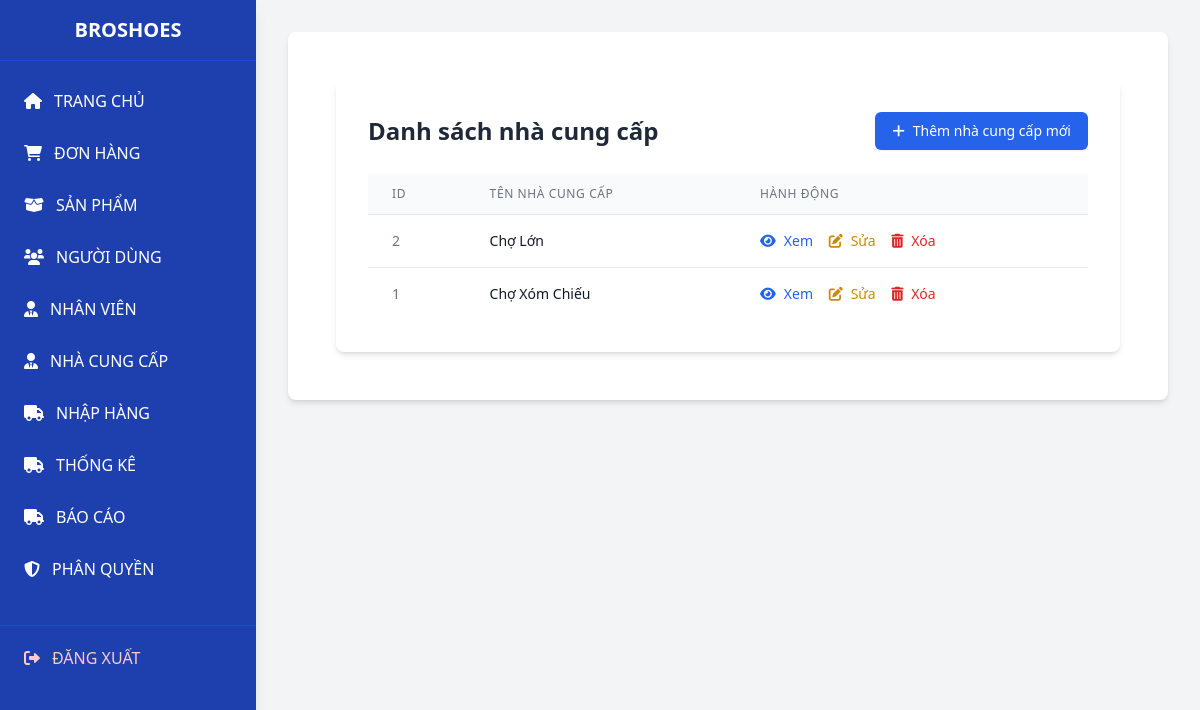
The app's page /admin/admin.php?page=suppliers&action=list (signed in) with its own data.
### tables this page shows
CREATE TABLE `supplier` (
  `SupplierID` int(11) NOT NULL,
  `SupplierName` varchar(100) NOT NULL
);

### admin/models/Supplier.php (called while the page is built, shortened)
<?php
    class Supplier {
        private $db;
        public function __construct($db) {
            $this->db = $db;
        }
        public function getAll() {
            $query = "SELECT * FROM supplier ORDER BY SupplierID DESC";
            $stmt = $this->db->prepare($query);
            $stmt->execute();
            return $stmt->fetchAll(PDO::FETCH_ASSOC);
        }
    }

### admin/models/Permission.php (called while the page is built, shortened)
<?php
    class Permission {
        private $db;
        public function __construct($db) {
            $this->db = $db;
        }
        public function getPermissionsByRole($RoleID) {
            $query = "SELECT ma_quyen FROM quyen WHERE id IN (SELECT id_quyen FROM chitiet_vaitro_quyen WHERE id_vaitro = :roleID)";
            $stmt = $this->db->prepare($query);
            $stmt->bindParam(':roleID', $RoleID, PDO::PARAM_INT);
            $stmt->execute();
            return $stmt->fetchAll(PDO::FETCH_COLUMN, 0);
        }
    }

### admin/views/suppliers/list.php (the view, shortened to what this page needs)
<?php
function renderButton($text, $href = '#', $iconClass = '', $itemclass= '',$disabled = false )
{
    $itemclass .= $disabled ? 'bg-gray-400 cursor-not-allowed' : '';
    $hrefAttribute = $disabled ? '' : 'href="' . $href . '"';
    echo '<a ' . $hrefAttribute . ' class="' . $itemclass . '" >';
    if (!empty($iconClass)) {
        echo '<i class="' . $iconClass . ' mr-2"></i>';
    }
    echo $text;
    echo '</a>';
}
?>
<!DOCTYPE html>
<html>
<head>
</head>
<body>
    <div class="max-w-7xl mx-auto p-6">
        <div class="bg-white rounded-lg shadow-md p-8">
            <div class="flex justify-between items-center mb-6">
                <h2 class="text-2xl font-bold text-gray-800">Danh sách nhà cung cấp</h2>
                <?php renderButton('Thêm nhà cung cấp mới', 'admin.php?page=suppliers&action=add' , 'fas fa-plus mr-2' , 'inline-flex items-center px-4 py-2 border border-transparent rounded-md shadow-sm text-sm font-medium text-white bg-blue-600 hover:bg-blue-700' , !$hasSupplierAddPermission) ?>
            </div>
            <div class="overflow-x-auto">
                <table class="min-w-full divide-y divide-gray-200">
                    <thead class="bg-gray-50">
                        <tr>
                            <th class="px-6 py-3 text-left text-xs font-medium text-gray-500 uppercase tracking-wider">ID</th>
                            <th class="px-6 py-3 text-left text-xs font-medium text-gray-500 uppercase tracking-wider">Tên nhà cung cấp</th>
                            <th class="px-6 py-3 text-left text-xs font-medium text-gray-500 uppercase tracking-wider">Hành động</th>
                        </tr>
                    </thead>
                    <tbody class="bg-white divide-y divide-gray-200">
                        <?php if (!empty($suppliers)): ?>
                            <?php foreach ($suppliers as $supplier): ?>
                                <tr class="hover:bg-gray-50">
                                    <td class="px-6 py-4 whitespace-nowrap text-sm text-gray-500">
                                        <?php echo htmlspecialchars($supplier['SupplierID']); ?>
                                    </td>
                                    <td class="px-6 py-4 whitespace-nowrap text-sm text-gray-900">
                                        <?php echo htmlspecialchars($supplier['SupplierName']); ?>
                                    </td>
                                    <td class="px-6 py-4 whitespace-nowrap text-sm font-medium space-x-3">
                                        <?= ($hasSupplierDeletePermission) ? '<a href="admin.php?page=suppliers&action=delete&id='.$supplier['SupplierID'].'"
                                        class="text-red-600 hover:text-red-900" onclick="return confirm(\'Bạn chắc chắn muốn xóa nhà cung cấp này?\')">
                                            <i class="fas fa-trash-alt mr-1"></i> Xóa
                                        </a>' : '<a
                                        class="text-red-600 hover:text-red-900 cursor-not-allowed">
                                            <i class="fas fa-trash-alt mr-1"></i> Xóa
                                        </a>' ?>
                                    </td>
                                </tr>
                            <?php endforeach; ?>
                        <?php endif; ?>
                    </tbody>
                </table>
            </div>
        </div>
    </div>
</body>
</html>

### records on screen
supplier: SupplierID "2", SupplierName "Chợ Lớn", text "Xem Sửa"
supplier: SupplierID "1", SupplierName "Chợ Xóm Chiếu", text "Xem Sửa"

### other values on screen
$text "Thêm nhà cung cấp mới"
